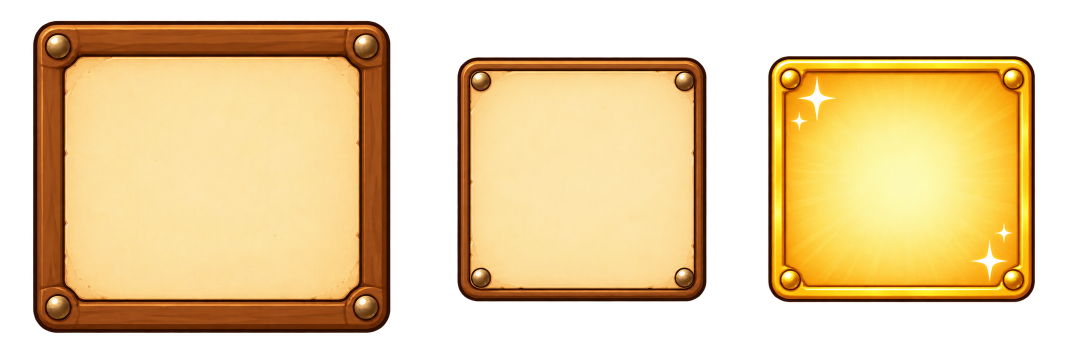
#> input picture Docs/art/ui/offer-kit/sheets/K2.png, 2172 x 724 px, found by its file name (shown at 1/2 size)
$ python frame.py
#> lines starting #> are read from the running program, lines starting #| are printed output that depends on the picture; after the words box and inside, x2 and y2 are one past the last pixel; in counts of white or black regions, pixels touching at a corner belong together
from PIL import Image
R='/home/ladis/Proyectos/Codigames/kingdom-art/'
S=R+'Docs/art/ui/offer-kit/sheets/'
O=R+'src/ui/assets/'
def trim(im, thr=8):
    a=im.getchannel('A').point(lambda v:255 if v>thr else 0)
    return im.crop(a.getbbox())
def square(im, size):
    # uniform scale to the shorter side, then splice the longer axis at its middle
    s=size/min(im.size); im=im.resize((round(im.width*s),round(im.height*s)),Image.LANCZOS)
    w,h=im.size; out=Image.new('RGBA',(size,size),(0,0,0,0)); half=size//2
    if w>h:
        out.paste(im.crop((0,0,half,h)),(0,0)); out.paste(im.crop((w-(size-half),0,w,h)),(half,0))
    else:
        out.paste(im.crop((0,0,w,half)),(0,0)); out.paste(im.crop((0,h-(size-half),w,h)),(0,half))
    return out
k2=Image.open(S+'K2.png').convert('RGBA'); W,H=k2.size
#> further down, k2 is the input picture: PIL image 2172x724 RGBA; mean R, G, B, A 132.7, 107.1, 61.5, 152
#> after `W, H = k2.size`: W = 2172; H = 724
fr=trim(k2.crop((0,0,850,H))); t=trim(k2.crop((850,0,1475,H))); g=trim(k2.crop((1475,0,W,H)))
#> in trim, `a=im.getchannel('A').point(lambda v:255 if v>thr else 0)`:
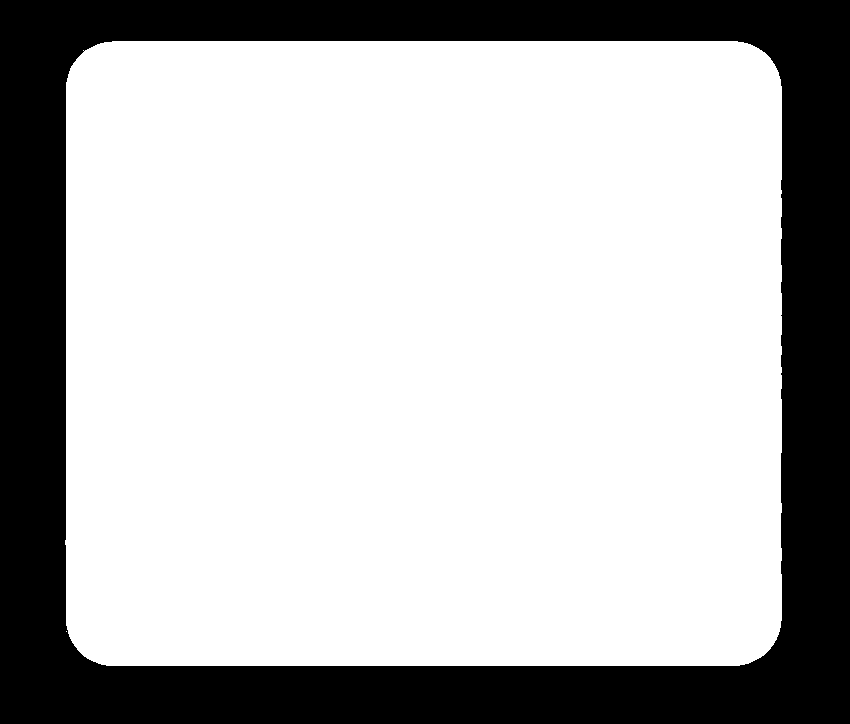
#> a: PIL image 850x724 L; 72.4% white; 1 black region, box (x1, y1, x2, y2) and area: (0, 0, 850, 724) 170114
#> in trim, `return im.crop(a.getbbox())`:
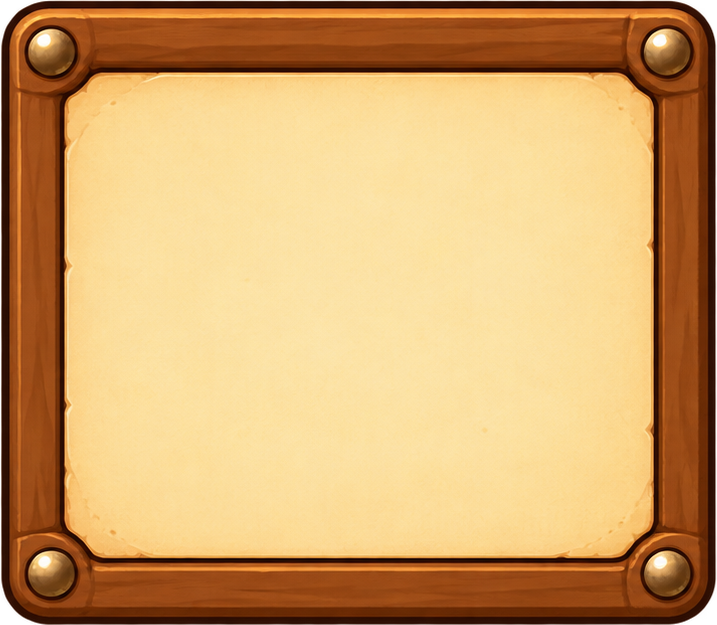
#> returned value: PIL image 717x625 RGBA; mean R, G, B, A 206.2, 161.6, 103.2, 250.2; transparent parts drawn white
#> call 2 of trim, with thr = 8
#> in trim (call 2), `a=im.getchannel('A').point(lambda v:255 if v>thr else 0)`:
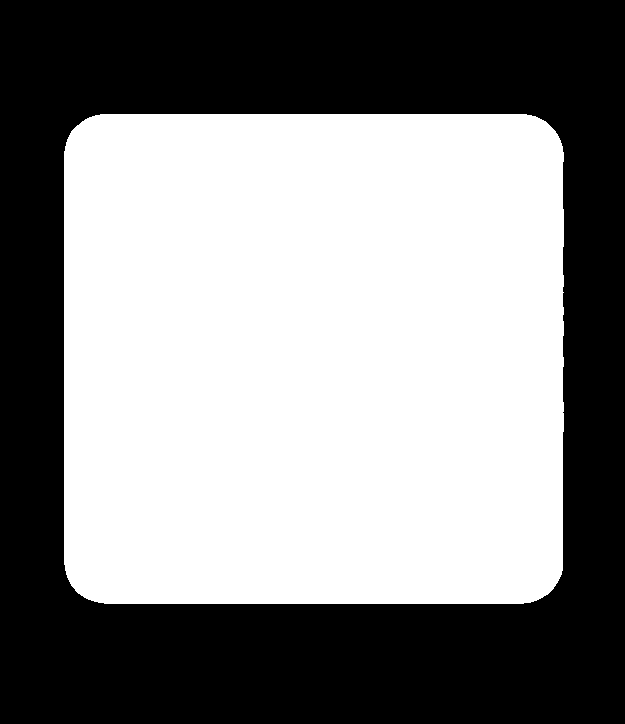
#> a: PIL image 625x724 L; 53.7% white; 1 black region, box (x1, y1, x2, y2) and area: (0, 0, 625, 724) 209391
#> call 3 of trim, with thr = 8
#> in trim (call 3), `a=im.getchannel('A').point(lambda v:255 if v>thr else 0)`:
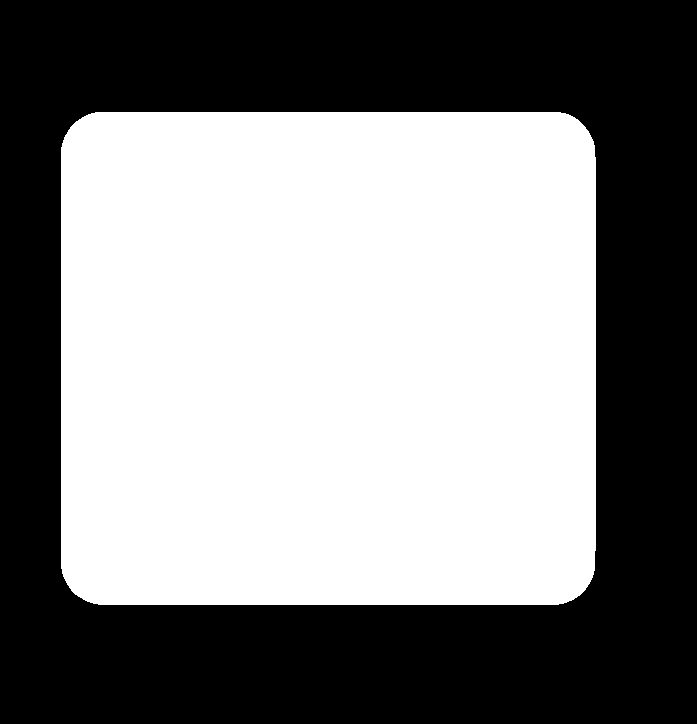
#> a: PIL image 697x724 L; 52% white; 1 black region, box (x1, y1, x2, y2) and area: (0, 0, 697, 724) 242472
square(fr,512).save(O+'offer-frame.png',optimize=True)
#> in square, `out = Image.new('RGBA', (size, size), (0, 0, 0, 0))`: out: PIL image 512x512 RGBA; every value is 0
square(t,256).save(O+'offer-tile.png',optimize=True)
#> call 2 of square, with size = 256
#> in square (call 2), `im = im.resize((round(im.width * s), round(im.height * s)), Image.LANC`:
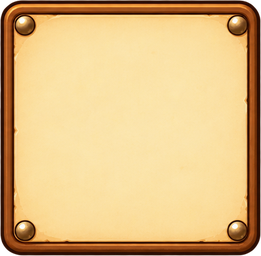
#> im: PIL image 261x256 RGBA; mean R, G, B, A 218.5, 183, 125.7, 249.3; transparent parts drawn white
#> in square (call 2), `out = Image.new('RGBA', (size, size), (0, 0, 0, 0))`: out: PIL image 256x256 RGBA; every value is 0
square(g,256).save(O+'offer-tile-gold.png',optimize=True)
#> call 3 of square, with size = 256
#> in square (call 3), `im = im.resize((round(im.width * s), round(im.height * s)), Image.LANC`:
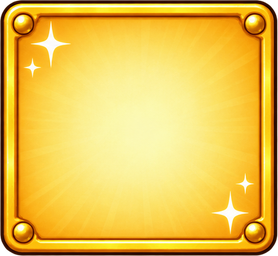
#> im: PIL image 278x256 RGBA; mean R, G, B, A 232.4, 191.3, 74, 249.8; transparent parts drawn white
#> in square (call 3), `out.paste(im.crop((w - (size - half), 0, w, h)), (half, 0))`:
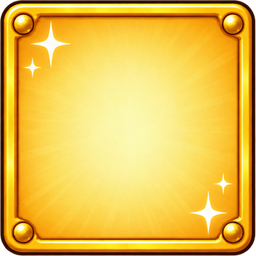
#> out: PIL image 256x256 RGBA; mean R, G, B, A 231.5, 188.9, 70.3, 249.6; transparent parts drawn white
# border thickness: from each edge, along the midlines, to the first parchment pixel
im=Image.open(O+'offer-frame.png').convert('RGBA'); p=im.load()
def parch(c): r,g,b,a=c; return a>200 and r>215 and g>185 and b>120
def run(pts):
    for i,(x,y) in enumerate(pts):
        if parch(p[x,y]): return i
res={}
for frac in (0.3,0.5,0.7):
    m=int(512*frac)
    res[frac]=(run([(x,m) for x in range(512)]), run([(511-x,m) for x in range(512)]), run([(m,y) for y in range(512)]), run([(m,511-y) for y in range(512)]))
print('L R T B', res)
